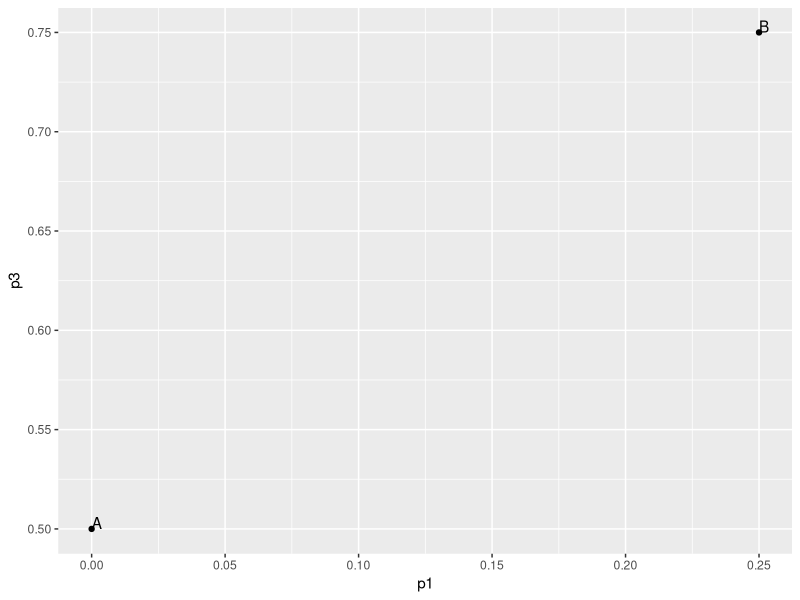

Reproduce this figure in R.
## ---- chunk 1
## graph of 1a.
library(ggplot2)

gambles <-
  data.frame(
    label = c("A", "B"),
    p1    = c(0, 0.25),
    p3    = c(0.5, 0.75)
  )

ggplot(gambles, aes(x = p1, y = p3)) +
  geom_point() +
  geom_text(aes(label = label), hjust = 0, vjust = 0)
  # geom_segment()
## ---- chunk 2
## code to calculate utilities
## ideally written as general-use function

# utility <- function(p1, p2, p3, x1, x2, x3){
#   
# }
# 
# utility(p1 = 0, p2 = 0.5. p3 = 0.5, x1 = 0, x2 = 20, x3 = 50)
# utility()

# We can calculate the utilities as follows:
# 
# ## \begin{align*}
# ## EU_A &= 0.5 \sqrt{20} + 0.5 \sqrt{50} = 5.77 \\
# ## EU_B &= 0.25 \sqrt{0} + 0.75 \sqrt{50} = 5.30
# ## \end{align*}
# 
# Thus the consumer prefers option A.

## ---- chunk 3
# option 1: prove straight lines, then plot

# option 2: draw countour plot

## ---- chunk 4
# similar to part b
#  PT_A &= 0.5 \sqrt{20-10} + 0.5 \sqrt{50-10} = 4.74 \\
# PT_B &= 0.42 \left [-2 \sqrt{|0-10|}\right ] + 0.58 \sqrt{50-10} =1.01 % should be 1.5 not 2?

## Thus this consumer prefers option A as well.

